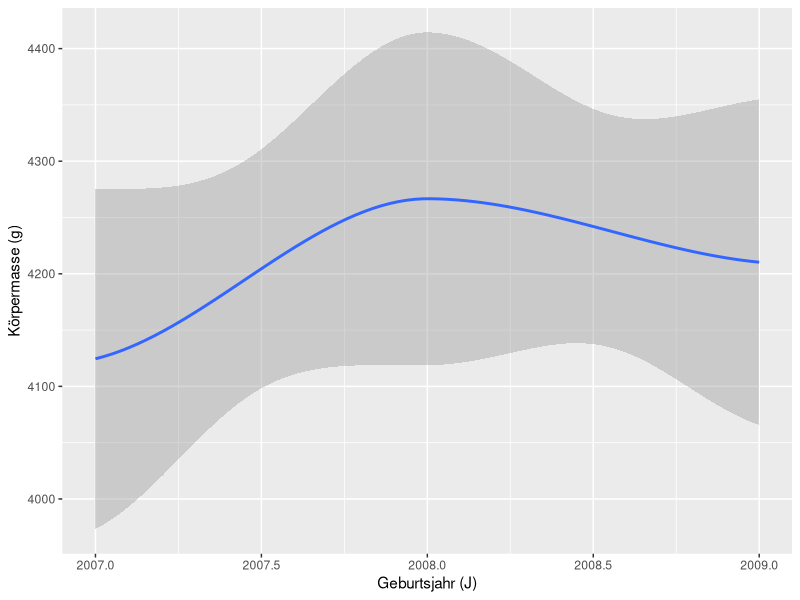
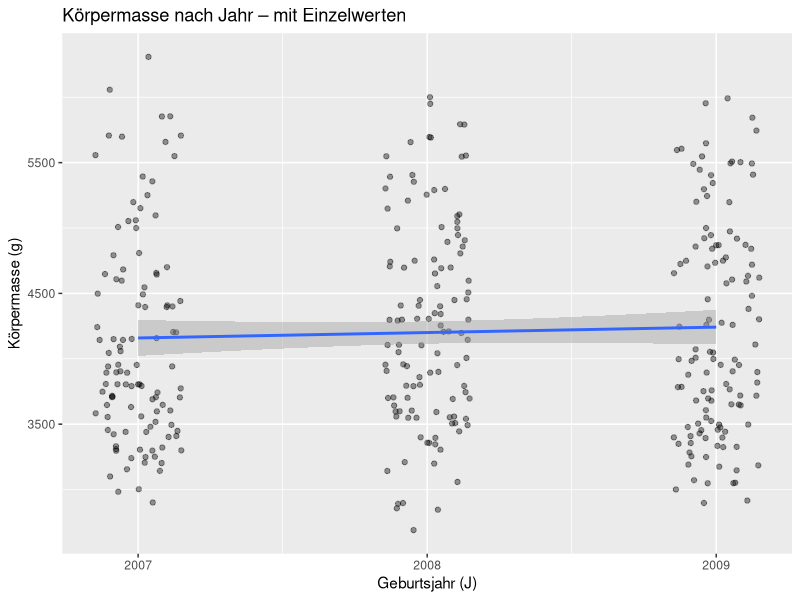
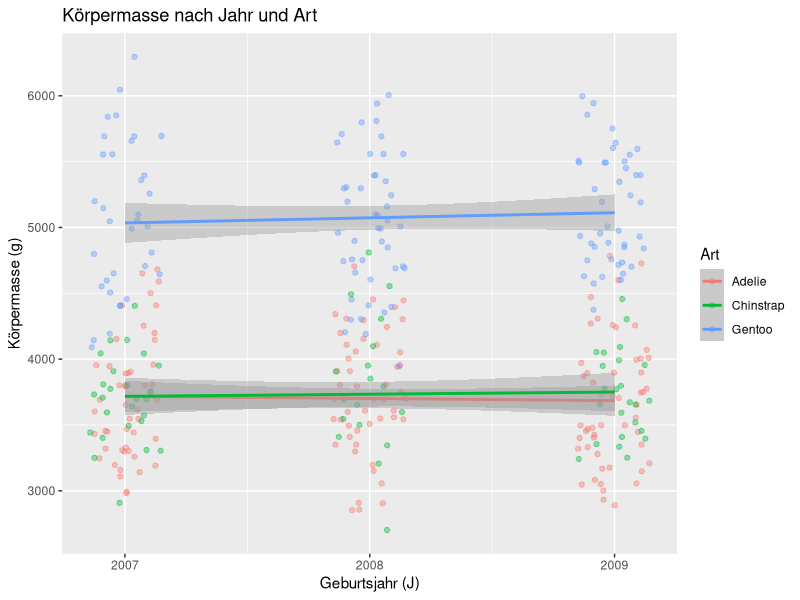
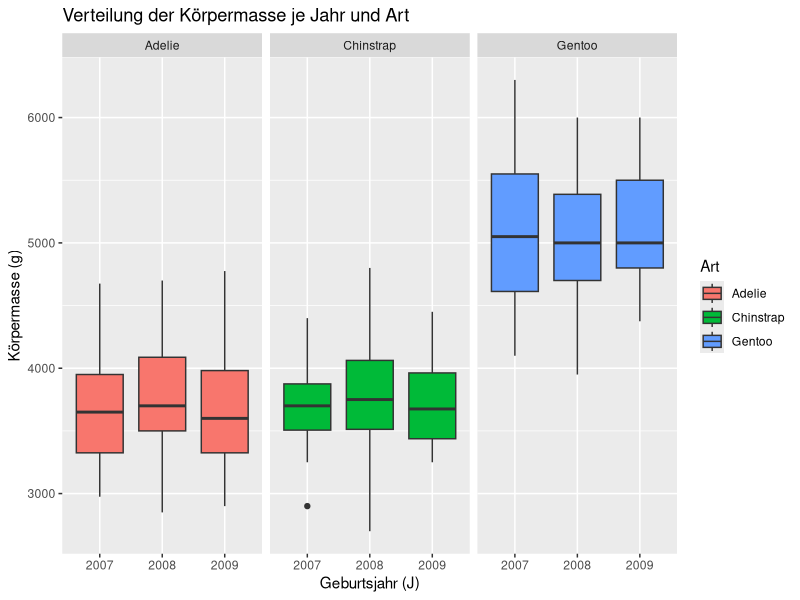
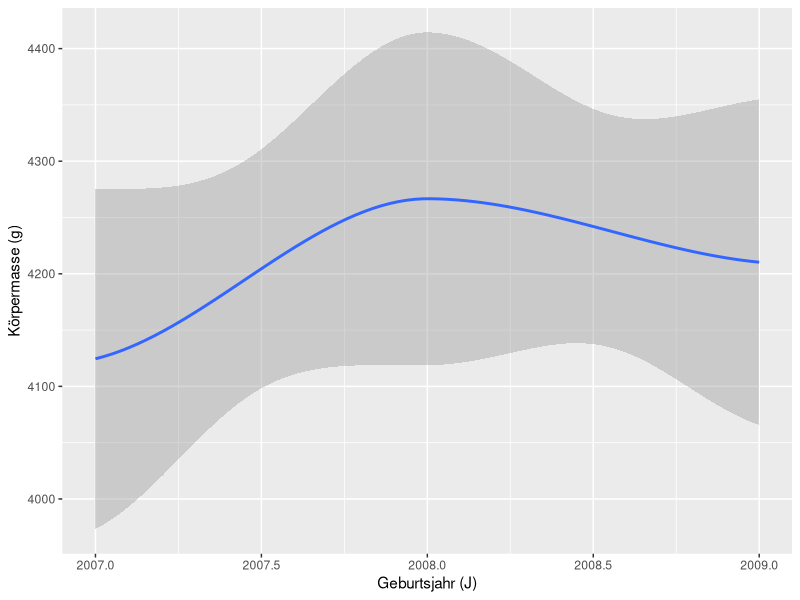
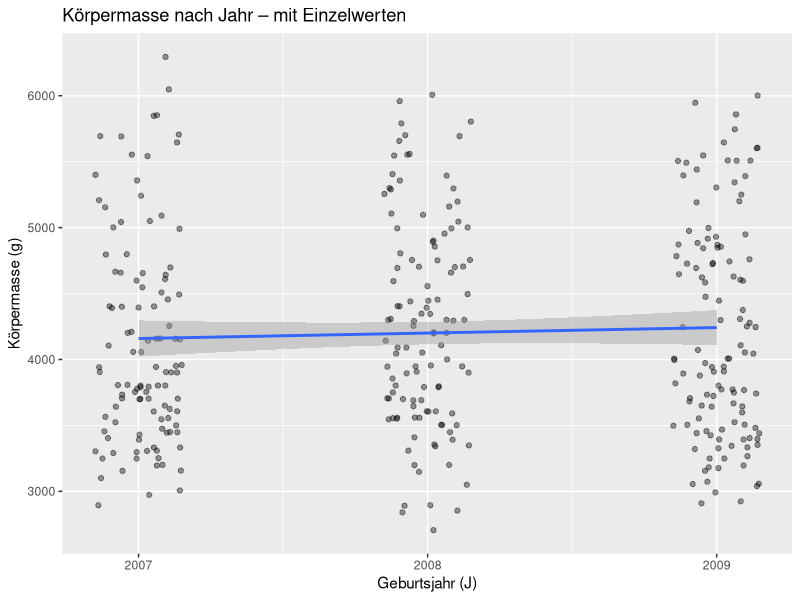
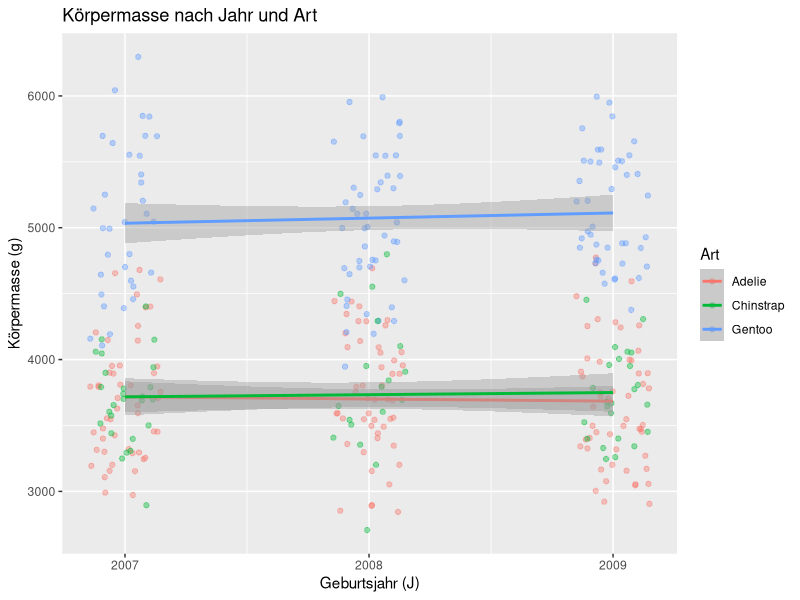
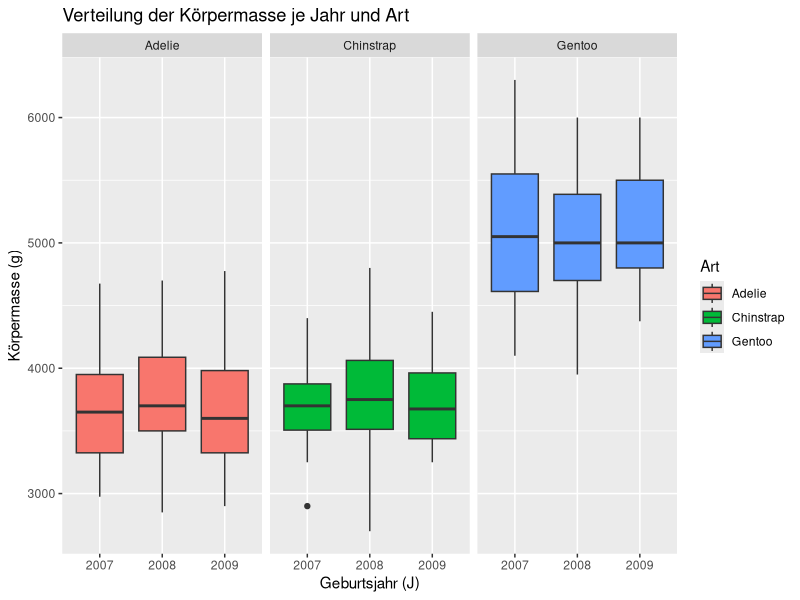

These figures' R source, in order:
# =============================================================
# 2026-10-13 ggplots – Demo nachbauen und sinnvoll ergänzen
# Florian Benes, 4AHWIT (x), Prozessmanagement
# =============================================================

library(ggplot2)
library(palmerpenguins)   # penguins mit body_mass_g, year usw.

# -------------------------------------------------------------
# 1. Demo aus der Stunde (nachgebaut)
# -------------------------------------------------------------
p_demo <- ggplot(penguins,
                 aes(x = year, y = body_mass_g)) +
  geom_smooth() +
  labs(x = "Geburtsjahr (J)", y = "Körpermasse (g)")
p_demo
# Hinweis: Die Demo nutzt geom_smooth() mit loess (Standard). year hat nur
# 3 verschiedene Werte -> loess meldet Warnungen (zu wenige x-Werte zum
# Glätten). Die Demo bleibt trotzdem original, wie in der Stunde.
# Außerdem: 2 Pinguine ohne Körpermasse -> "Removed 2 rows".

# Für die Ergänzungen: Pinguine ohne Körpermasse vorher entfernen,
# damit keine "Removed 2 rows"-Warnungen mehr kommen
pinguine <- subset(penguins, !is.na(body_mass_g))
nrow(pinguine)   # 342 statt 344

# -------------------------------------------------------------
# 2. Ergänzung: Rohdaten sichtbar machen
#    Nur die Glättungslinie verschleiert, wie stark die Werte streuen.
#    year hat nur 3 Werte (2007, 2008, 2009) -> geom_jitter verteilt
#    die Punkte leicht, damit sie sich nicht überdecken.
# -------------------------------------------------------------
p_punkte <- ggplot(pinguine,
                   aes(x = year, y = body_mass_g)) +
  geom_jitter(width = 0.15, alpha = 0.4) +
  geom_smooth(method = "lm", formula = y ~ x) +   # gerade Linie statt loess
  scale_x_continuous(breaks = c(2007, 2008, 2009)) +
  labs(x = "Geburtsjahr (J)", y = "Körpermasse (g)",
       title = "Körpermasse nach Jahr – mit Einzelwerten")
p_punkte

# -------------------------------------------------------------
# 3. Ergänzung: nach Art getrennt (color = species)
#    Die Arten sind sehr unterschiedlich schwer (Gentoo ~5 kg) –
#    eine gemeinsame Linie mischt das zusammen.
#    method = "lm": gerade Trendlinie, passt bei nur 3 x-Werten besser
# -------------------------------------------------------------
p_arten <- ggplot(pinguine,
                  aes(x = year, y = body_mass_g, color = species)) +
  geom_jitter(width = 0.15, alpha = 0.4) +
  geom_smooth(method = "lm", formula = y ~ x, se = TRUE) +
  scale_x_continuous(breaks = c(2007, 2008, 2009)) +
  labs(x = "Geburtsjahr (J)", y = "Körpermasse (g)", color = "Art",
       title = "Körpermasse nach Jahr und Art")
p_arten

# -------------------------------------------------------------
# 4. Ergänzung: Boxplot je Jahr und Art (facet_wrap)
# -------------------------------------------------------------
p_box <- ggplot(pinguine,
                aes(x = factor(year), y = body_mass_g, fill = species)) +
  geom_boxplot() +
  facet_wrap(~ species) +
  labs(x = "Geburtsjahr (J)", y = "Körpermasse (g)", fill = "Art",
       title = "Verteilung der Körpermasse je Jahr und Art")
p_box

# Plots speichern (Beleg im Repo)
ggsave("demo_year_bodymass.png",  p_demo,   width = 7, height = 5)
ggsave("ergaenzung_punkte.png",   p_punkte, width = 7, height = 5)
ggsave("ergaenzung_arten.png",    p_arten,  width = 7, height = 5)
ggsave("ergaenzung_boxplot.png",  p_box,    width = 9, height = 5)

# -------------------------------------------------------------
# Interpretation
# -------------------------------------------------------------
# Über die drei Jahre 2007–2009 bleibt die Körpermasse ziemlich konstant –
# es gibt keinen klaren Trend. Die loess-Kurve der Demo schwankt nur um ca.
# 4100–4270 g, und ihr Unsicherheitsband ist so breit, dass das kein echter
# Unterschied ist. Die Unterschiede zwischen den Arten sind viel größer:
# Gentoo liegt im Median bei ca. 5000 g, Adelie und Chinstrap bei ca. 3700 g –
# in jedem Jahr gleich. Mit nur 3 Jahren kann man ohnehin keinen
# langfristigen Trend ableiten.
